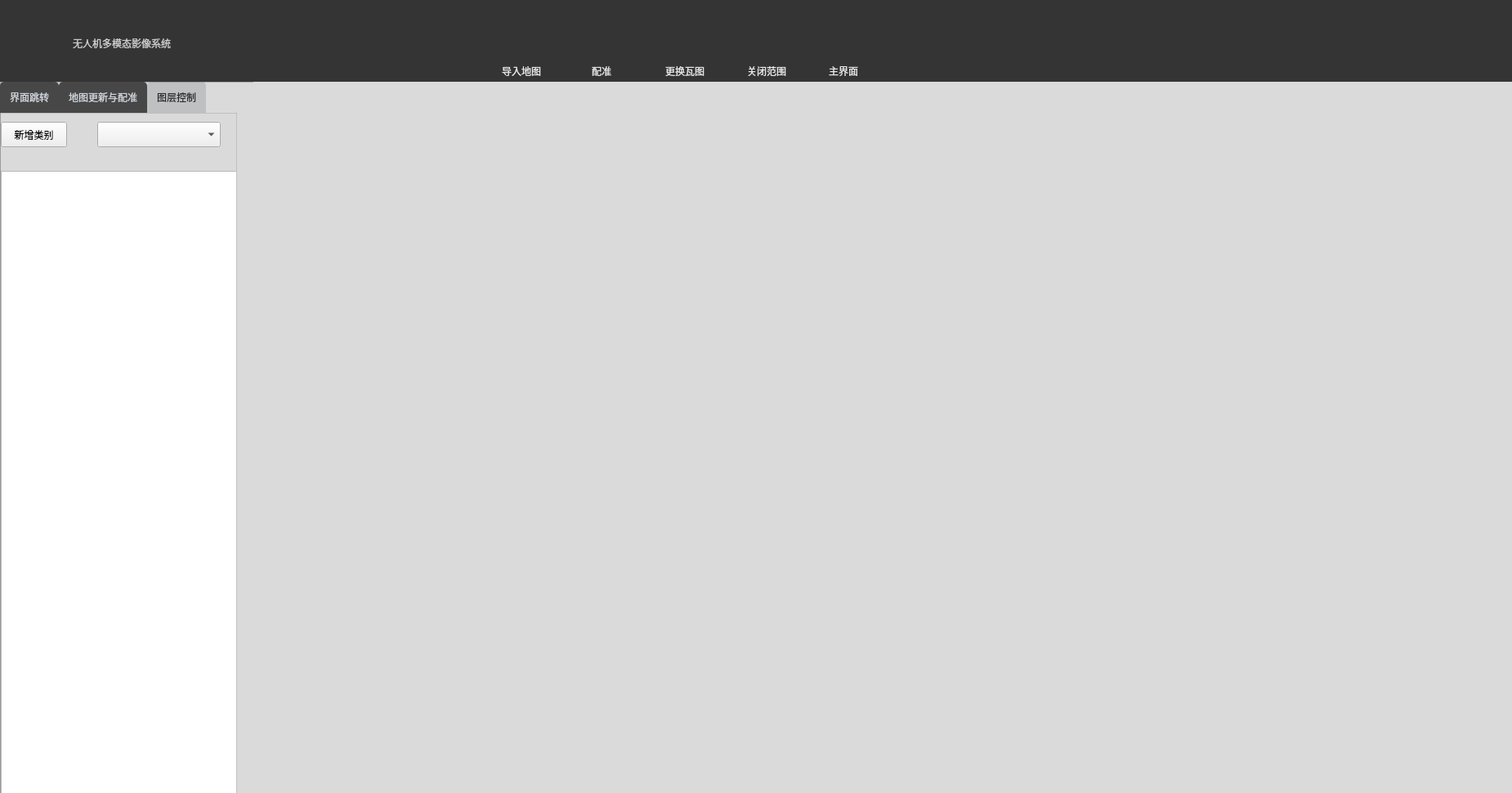
<?xml version="1.0" encoding="UTF-8"?>
<ui version="4.0">
 <class>earth_map_demoClass</class>
 <widget class="QWidget" name="earth_map_demoClass">
  <property name="geometry">
   <rect>
    <x>0</x>
    <y>0</y>
    <width>1850</width>
    <height>970</height>
   </rect>
  </property>
  <property name="sizePolicy">
   <sizepolicy hsizetype="Preferred" vsizetype="Preferred">
    <horstretch>0</horstretch>
    <verstretch>0</verstretch>
   </sizepolicy>
  </property>
  <property name="minimumSize">
   <size>
    <width>1600</width>
    <height>850</height>
   </size>
  </property>
  <property name="windowTitle">
   <string>Form</string>
  </property>
  <property name="styleSheet">
   <string notr="true"/>
  </property>
  <widget class="QFrame" name="frame1">
   <property name="geometry">
    <rect>
     <x>-1</x>
     <y>0</y>
     <width>1851</width>
     <height>100</height>
    </rect>
   </property>
   <property name="minimumSize">
    <size>
     <width>1600</width>
     <height>80</height>
    </size>
   </property>
   <property name="maximumSize">
    <size>
     <width>16777215</width>
     <height>100</height>
    </size>
   </property>
   <property name="styleSheet">
    <string notr="true">.QFrame
{
	background-color: rgb(52, 52, 52);
}</string>
   </property>
   <widget class="QLabel" name="label_2">
    <property name="geometry">
     <rect>
      <x>10</x>
      <y>0</y>
      <width>101</width>
      <height>81</height>
     </rect>
    </property>
    <property name="text">
     <string/>
    </property>
   </widget>
   <widget class="QToolButton" name="tbn_min">
    <property name="geometry">
     <rect>
      <x>1650</x>
      <y>30</y>
      <width>48</width>
      <height>48</height>
     </rect>
    </property>
    <property name="styleSheet">
     <string notr="true">
background-image: url(:/icon_3axusv3ezyt/minus-bold.png);
color:rgb(225, 248, 255);
border:0px;</string>
    </property>
    <property name="text">
     <string/>
    </property>
    <property name="iconSize">
     <size>
      <width>40</width>
      <height>40</height>
     </size>
    </property>
   </widget>
   <widget class="QToolButton" name="tbn_close">
    <property name="geometry">
     <rect>
      <x>1770</x>
      <y>30</y>
      <width>48</width>
      <height>48</height>
     </rect>
    </property>
    <property name="styleSheet">
     <string notr="true">background-image: url(:/icon_3axusv3ezyt/close.png);
border:0px;</string>
    </property>
    <property name="text">
     <string/>
    </property>
    <property name="iconSize">
     <size>
      <width>40</width>
      <height>40</height>
     </size>
    </property>
   </widget>
   <widget class="QLabel" name="label_3">
    <property name="geometry">
     <rect>
      <x>90</x>
      <y>7</y>
      <width>501</width>
      <height>91</height>
     </rect>
    </property>
    <property name="styleSheet">
     <string notr="true">font: 25pt &quot;宋体&quot;;
color: rgb(204, 204, 204);</string>
    </property>
    <property name="text">
     <string>无人机多模态影像系统</string>
    </property>
   </widget>
   <widget class="QToolButton" name="collapse">
    <property name="geometry">
     <rect>
      <x>40</x>
      <y>30</y>
      <width>48</width>
      <height>48</height>
     </rect>
    </property>
    <property name="styleSheet">
     <string notr="true">
color:rgb(225, 248, 255);
background-image: url(:/data/wurenji.png);
border:0px;</string>
    </property>
    <property name="text">
     <string/>
    </property>
    <property name="iconSize">
     <size>
      <width>40</width>
      <height>40</height>
     </size>
    </property>
   </widget>
   <widget class="QToolButton" name="add_Button">
    <property name="geometry">
     <rect>
      <x>621</x>
      <y>25</y>
      <width>48</width>
      <height>48</height>
     </rect>
    </property>
    <property name="styleSheet">
     <string notr="true">color:rgb(225, 248, 255);
background-image: url(:/icon_3axusv3ezyt/loading.png);
border:0px;</string>
    </property>
    <property name="text">
     <string/>
    </property>
   </widget>
   <widget class="QLabel" name="label">
    <property name="geometry">
     <rect>
      <x>615</x>
      <y>77</y>
      <width>80</width>
      <height>20</height>
     </rect>
    </property>
    <property name="styleSheet">
     <string notr="true">color: rgb(230, 230, 230);
font: 12pt &quot;宋体&quot;;</string>
    </property>
    <property name="text">
     <string>导入地图</string>
    </property>
   </widget>
   <widget class="QLabel" name="label_6">
    <property name="geometry">
     <rect>
      <x>725</x>
      <y>77</y>
      <width>41</width>
      <height>20</height>
     </rect>
    </property>
    <property name="styleSheet">
     <string notr="true">color: rgb(230, 230, 230);
font: 12pt &quot;宋体&quot;;</string>
    </property>
    <property name="text">
     <string>配准</string>
    </property>
   </widget>
   <widget class="QToolButton" name="startRegistration">
    <property name="geometry">
     <rect>
      <x>720</x>
      <y>25</y>
      <width>48</width>
      <height>48</height>
     </rect>
    </property>
    <property name="styleSheet">
     <string notr="true">color:rgb(225, 248, 255);
background-image: url(:/icon_3axusv3ezyt/start.png);
border:0px;</string>
    </property>
    <property name="text">
     <string/>
    </property>
   </widget>
   <widget class="QLabel" name="label_7">
    <property name="geometry">
     <rect>
      <x>815</x>
      <y>77</y>
      <width>80</width>
      <height>20</height>
     </rect>
    </property>
    <property name="styleSheet">
     <string notr="true">color: rgb(230, 230, 230);
font: 12pt &quot;宋体&quot;;</string>
    </property>
    <property name="text">
     <string>更换瓦图</string>
    </property>
   </widget>
   <widget class="QToolButton" name="changeTileMapButton">
    <property name="geometry">
     <rect>
      <x>820</x>
      <y>25</y>
      <width>48</width>
      <height>48</height>
     </rect>
    </property>
    <property name="styleSheet">
     <string notr="true">color:rgb(225, 248, 255);
background-image: url(:/icon_3axusv3ezyt/map.png);
border:0px;</string>
    </property>
    <property name="text">
     <string/>
    </property>
   </widget>
   <widget class="QToolButton" name="closeRange">
    <property name="geometry">
     <rect>
      <x>920</x>
      <y>25</y>
      <width>48</width>
      <height>48</height>
     </rect>
    </property>
    <property name="styleSheet">
     <string notr="true">color:rgb(225, 248, 255);
background-image: url(:/icon_3axusv3ezyt/closeRange.png);
border:0px;</string>
    </property>
    <property name="text">
     <string/>
    </property>
   </widget>
   <widget class="QLabel" name="label_10">
    <property name="geometry">
     <rect>
      <x>915</x>
      <y>77</y>
      <width>80</width>
      <height>20</height>
     </rect>
    </property>
    <property name="styleSheet">
     <string notr="true">color: rgb(230, 230, 230);
font: 12pt &quot;宋体&quot;;</string>
    </property>
    <property name="text">
     <string>关闭范围</string>
    </property>
   </widget>
   <widget class="QToolButton" name="home">
    <property name="geometry">
     <rect>
      <x>1020</x>
      <y>25</y>
      <width>48</width>
      <height>48</height>
     </rect>
    </property>
    <property name="styleSheet">
     <string notr="true">color:rgb(225, 248, 255);
background-image: url(:/icon_3axusv3ezyt/home.png);
border:0px;</string>
    </property>
    <property name="text">
     <string/>
    </property>
   </widget>
   <widget class="QLabel" name="label_11">
    <property name="geometry">
     <rect>
      <x>1015</x>
      <y>77</y>
      <width>61</width>
      <height>20</height>
     </rect>
    </property>
    <property name="styleSheet">
     <string notr="true">color: rgb(230, 230, 230);
font: 12pt &quot;宋体&quot;;</string>
    </property>
    <property name="text">
     <string>主界面</string>
    </property>
   </widget>
   <widget class="QToolButton" name="tbn_max">
    <property name="geometry">
     <rect>
      <x>1710</x>
      <y>30</y>
      <width>48</width>
      <height>48</height>
     </rect>
    </property>
    <property name="styleSheet">
     <string notr="true">background-image: url(:/icon_3axusv3ezyt/缩放.png);
color:rgb(225, 248, 255);
border:0px;</string>
    </property>
    <property name="text">
     <string/>
    </property>
    <property name="iconSize">
     <size>
      <width>40</width>
      <height>40</height>
     </size>
    </property>
   </widget>
  </widget>
  <widget class="QFrame" name="frame_3">
   <property name="geometry">
    <rect>
     <x>0</x>
     <y>100</y>
     <width>2000</width>
     <height>1200</height>
    </rect>
   </property>
   <property name="styleSheet">
    <string notr="true">.QFrame{background-color: rgb(218, 218, 218);}</string>
   </property>
   <property name="frameShape">
    <enum>QFrame::StyledPanel</enum>
   </property>
   <property name="frameShadow">
    <enum>QFrame::Raised</enum>
   </property>
   <widget class="QFrame" name="frame">
    <property name="geometry">
     <rect>
      <x>310</x>
      <y>-21</y>
      <width>1550</width>
      <height>895</height>
     </rect>
    </property>
    <property name="styleSheet">
     <string notr="true">border:0 px;</string>
    </property>
    <property name="frameShape">
     <enum>QFrame::StyledPanel</enum>
    </property>
    <property name="frameShadow">
     <enum>QFrame::Raised</enum>
    </property>
   </widget>
   <widget class="QTabWidget" name="tabWidget">
    <property name="geometry">
     <rect>
      <x>0</x>
      <y>0</y>
      <width>290</width>
      <height>2000</height>
     </rect>
    </property>
    <property name="sizePolicy">
     <sizepolicy hsizetype="Preferred" vsizetype="Preferred">
      <horstretch>0</horstretch>
      <verstretch>0</verstretch>
     </sizepolicy>
    </property>
    <property name="minimumSize">
     <size>
      <width>290</width>
      <height>750</height>
     </size>
    </property>
    <property name="styleSheet">
     <string notr="true">/*设置TabWidget中tab_1的样式*/

#widget_3.QWidget{
	background-color: rgb(247, 247, 247);
}
 
/*设置TabWidget中tab_2的样式*/
#widget_4.QWidget{
	background-color: rgb(247, 247, 247);
}
 
/*设置TabWidget中QTabBar的样式*/
QTabBar::tab{
    background-color:rgb(71, 71, 71);
	font: 8pt &quot;楷体&quot;;
    /*设置tab中的文本的字体*/
	color:#ced4da;    /*设置tab中的文本的颜色*/
	border-top-left-radius: 5px;    /*设置tab的边框的圆角（左上圆角）*/
	border-top-right-radius: 5px;    /*设置tab的边框的圆角（右上圆角）*/
	min-width: 25px;
	padding: 12px;
}
 
/*设置TabWidget中QTabBar的tab被选中时的样式*/
QTabBar::tab:selected{
	
	color: rgb(40, 40, 40);
    background-color: rgb(108, 117, 125, 65);
}
 
/*设置TabWidget中鼠标悬浮在QTabBar的tab上，但未选中该Tab的样式*/
QTabBar::tab:hover:!selected {
    background-color: rgb(108, 117, 125, 45);
}
 
/*设置TabWidget的边框的样式*/
QTabWidget::pane {
    border: 1px solid rgb(108, 117, 125, 65);
}
 
/*当打开多个tab，右侧出现，点击后，可以向前向后的按钮的样式*/
QTabBar QToolButton {
    border: none;
	color: rgb(255, 206, 6);
    background-color: #0b0e11;
}
 
QTabBar QToolButton:hover {
	background-color: #161a1e; 
}</string>
    </property>
    <property name="currentIndex">
     <number>2</number>
    </property>
    <widget class="QWidget" name="widget_3">
     <attribute name="title">
      <string>界面跳转</string>
     </attribute>
     <widget class="QPushButton" name="pushButton">
      <property name="geometry">
       <rect>
        <x>40</x>
        <y>270</y>
        <width>91</width>
        <height>41</height>
       </rect>
      </property>
      <property name="styleSheet">
       <string notr="true">color: rgb(255, 255, 255);
color: rgb(0, 0, 0);
font: 11pt &quot;楷体&quot;;
</string>
      </property>
      <property name="text">
       <string>跳转</string>
      </property>
     </widget>
     <widget class="QPushButton" name="clear">
      <property name="geometry">
       <rect>
        <x>150</x>
        <y>270</y>
        <width>91</width>
        <height>41</height>
       </rect>
      </property>
      <property name="styleSheet">
       <string notr="true">color: rgb(255, 255, 255);
color: rgb(0, 0, 0);
font: 11pt &quot;楷体&quot;;
</string>
      </property>
      <property name="text">
       <string>清空边界</string>
      </property>
     </widget>
     <widget class="QComboBox" name="countryBox">
      <property name="geometry">
       <rect>
        <x>40</x>
        <y>40</y>
        <width>201</width>
        <height>31</height>
       </rect>
      </property>
      <property name="styleSheet">
       <string notr="true">border-color: rgb(103, 186, 181);
color: rgb(0, 0, 0);</string>
      </property>
     </widget>
     <widget class="QComboBox" name="provinceCom">
      <property name="geometry">
       <rect>
        <x>40</x>
        <y>90</y>
        <width>201</width>
        <height>31</height>
       </rect>
      </property>
      <property name="styleSheet">
       <string notr="true">border-color: rgb(103, 186, 181);
color: rgb(0, 0, 0);</string>
      </property>
      <property name="iconSize">
       <size>
        <width>20</width>
        <height>30</height>
       </size>
      </property>
     </widget>
     <widget class="QComboBox" name="districtCom">
      <property name="geometry">
       <rect>
        <x>40</x>
        <y>190</y>
        <width>201</width>
        <height>31</height>
       </rect>
      </property>
      <property name="styleSheet">
       <string notr="true">border-color: rgb(103, 186, 181);
color: rgb(0, 0, 0);</string>
      </property>
      <property name="iconSize">
       <size>
        <width>20</width>
        <height>30</height>
       </size>
      </property>
     </widget>
     <widget class="QComboBox" name="cityCom">
      <property name="geometry">
       <rect>
        <x>40</x>
        <y>140</y>
        <width>201</width>
        <height>31</height>
       </rect>
      </property>
      <property name="styleSheet">
       <string notr="true">border-color: rgb(103, 186, 181);
color: rgb(0, 0, 0);
</string>
      </property>
      <property name="iconSize">
       <size>
        <width>20</width>
        <height>30</height>
       </size>
      </property>
     </widget>
     <widget class="QPushButton" name="addPosition">
      <property name="geometry">
       <rect>
        <x>180</x>
        <y>410</y>
        <width>51</width>
        <height>31</height>
       </rect>
      </property>
      <property name="text">
       <string>添加</string>
      </property>
     </widget>
     <widget class="QPushButton" name="removePosition">
      <property name="geometry">
       <rect>
        <x>240</x>
        <y>410</y>
        <width>51</width>
        <height>31</height>
       </rect>
      </property>
      <property name="text">
       <string>移除</string>
      </property>
     </widget>
     <widget class="QListView" name="listView">
      <property name="geometry">
       <rect>
        <x>0</x>
        <y>440</y>
        <width>291</width>
        <height>700</height>
       </rect>
      </property>
     </widget>
     <widget class="QLabel" name="label_5">
      <property name="geometry">
       <rect>
        <x>1</x>
        <y>415</y>
        <width>81</width>
        <height>20</height>
       </rect>
      </property>
      <property name="text">
       <string>常用位置</string>
      </property>
     </widget>
    </widget>
    <widget class="QWidget" name="widget_4">
     <attribute name="title">
      <string>地图更新与配准</string>
     </attribute>
     <widget class="QLabel" name="label_4">
      <property name="geometry">
       <rect>
        <x>20</x>
        <y>160</y>
        <width>251</width>
        <height>251</height>
       </rect>
      </property>
      <property name="text">
       <string/>
      </property>
     </widget>
     <widget class="QWidget" name="verticalLayoutWidget_5">
      <property name="geometry">
       <rect>
        <x>60</x>
        <y>420</y>
        <width>171</width>
        <height>251</height>
       </rect>
      </property>
      <layout class="QVBoxLayout" name="verticalLayout_4">
       <item>
        <widget class="QPushButton" name="pb_ground">
         <property name="text">
          <string>光学影像</string>
         </property>
        </widget>
       </item>
       <item>
        <widget class="QPushButton" name="pb_hongwai">
         <property name="text">
          <string>红外影像</string>
         </property>
        </widget>
       </item>
       <item>
        <widget class="QPushButton" name="pb_duoguangpu">
         <property name="text">
          <string>多光谱图形</string>
         </property>
        </widget>
       </item>
       <item>
        <widget class="QPushButton" name="replaceImage">
         <property name="text">
          <string>更新地图</string>
         </property>
        </widget>
       </item>
      </layout>
     </widget>
     <widget class="QProgressBar" name="progressBar">
      <property name="geometry">
       <rect>
        <x>30</x>
        <y>710</y>
        <width>231</width>
        <height>31</height>
       </rect>
      </property>
      <property name="styleSheet">
       <string notr="true">QProgressBar{text-align:center;background-color:#DDDDDD;border: 1px solid #ff0000;}
QProgressBar::chunk{background-color:#05B8CC;}&quot;);

QProgressBar{text-align:center;background-color:#DDDDDD;border: 0px solid #DDDDDD;border-radius:5px;}
QProgressBar::chunk{background-color:#05B8CC; border-radius: 5px;}
 
QProgressBar{text-align:center;background-color:#DDDDDD;border: 0px solid #DDDDDD;border-radius:5px;}
QProgressBar::chunk{background-color:#05B8CC;border-radius:5px; width:8px;margin:0.5px;}&quot;);
 
QProgressBar{height:22px; text-align:center; font-size:14px; color:white; border-radius:11px; background:#1D5573;}
QProgressBar::chunk{border-radius:11px;background:qlineargradient(spread:pad,x1:0,y1:0,x2:1,y2:0,stop:0 #99ffff,stop:1 #9900ff);}&quot;);
</string>
      </property>
      <property name="value">
       <number>24</number>
      </property>
     </widget>
    </widget>
    <widget class="QWidget" name="tab">
     <attribute name="title">
      <string>图层控制</string>
     </attribute>
     <widget class="QListWidget" name="MapLayerList">
      <property name="geometry">
       <rect>
        <x>0</x>
        <y>70</y>
        <width>291</width>
        <height>1000</height>
       </rect>
      </property>
      <property name="styleSheet">
       <string notr="true"/>
      </property>
     </widget>
     <widget class="QComboBox" name="comboBox">
      <property name="geometry">
       <rect>
        <x>118</x>
        <y>10</y>
        <width>151</width>
        <height>31</height>
       </rect>
      </property>
     </widget>
     <widget class="QPushButton" name="addClass">
      <property name="geometry">
       <rect>
        <x>0</x>
        <y>10</y>
        <width>81</width>
        <height>31</height>
       </rect>
      </property>
      <property name="styleSheet">
       <string notr="true">color: rgb(255, 255, 255);
color: rgb(0, 0, 0);
font: 11pt &quot;楷体&quot;;
</string>
      </property>
      <property name="text">
       <string>新增类别</string>
      </property>
     </widget>
    </widget>
   </widget>
  </widget>
 </widget>
 <resources>
  <include location="earth_map_demo.qrc"/>
 </resources>
 <connections>
  <connection>
   <sender>tbn_min</sender>
   <signal>clicked()</signal>
   <receiver>earth_map_demoClass</receiver>
   <slot>showMinimized()</slot>
   <hints>
    <hint type="sourcelabel">
     <x>1373</x>
     <y>40</y>
    </hint>
    <hint type="destinationlabel">
     <x>805</x>
     <y>424</y>
    </hint>
   </hints>
  </connection>
  <connection>
   <sender>tbn_close</sender>
   <signal>clicked()</signal>
   <receiver>earth_map_demoClass</receiver>
   <slot>close()</slot>
   <hints>
    <hint type="sourcelabel">
     <x>1535</x>
     <y>40</y>
    </hint>
    <hint type="destinationlabel">
     <x>805</x>
     <y>424</y>
    </hint>
   </hints>
  </connection>
 </connections>
</ui>
